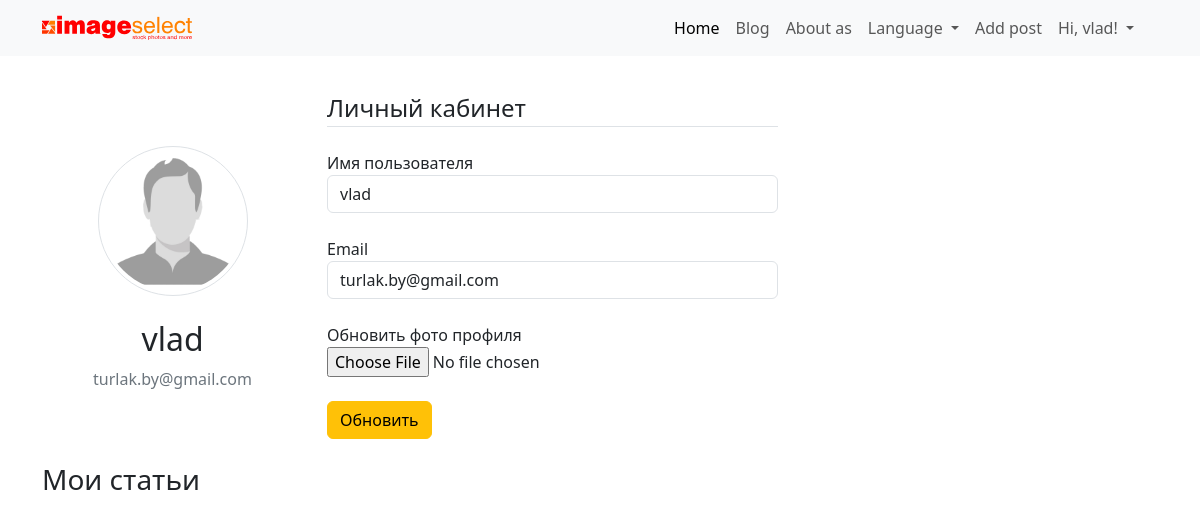
Page /account (signed in) on the committed database.
### flask_blog_portfolio/models.py (models this page shows, shortened)
class User(db.Model, UserMixin):
    id = db.Column(db.Integer, primary_key=True)
    username = db.Column(db.String(20), unique=True, nullable=False)
    email = db.Column(db.String(120), unique=True, nullable=False)
    image_file = db.Column(db.String(20), nullable=False, default='default.png')
    password = db.Column(db.String(60), nullable=False)
    post = db.relationship('Post', backref='author', lazy=True)

### flask_blog_portfolio/users/routes.py (the view)
@users.route("/account", methods=['GET', 'POST'])
@login_required
def account():
    form = UpdateAccountForm()
    if form.validate_on_submit():
        if form.picture.data:
            picture_file = save_picture(form.picture.data)
            current_user.image_file = picture_file
        current_user.username = form.username.data
        current_user.email = form.email.data
        db.session.commit()
        flash('Ваш аккаунт был обновлен!', 'success')
        return redirect(url_for('users.account'))
    elif request.method == 'GET':
        form.username.data = current_user.username
        form.email.data = current_user.email
        page = request.args.get('page', 1, type=int)
        user = User.query.filter_by(username=form.username.data).first_or_404()
        posts = Post.query.filter_by(author=user).order_by(Post.date_posted.desc()).paginate(page=page, per_page=5)
    image_file = url_for('static', filename='profile_pics/' + current_user.image_file)
    return render_template('account.html', title='Аккаунт', image_file=image_file, form=form, posts=posts, user=user)

### flask_blog_portfolio/users/forms.py (shortened to what this page needs)
class UpdateAccountForm(FlaskForm):
    username = StringField('Имя пользователя', validators=[DataRequired(), Length(min=4, max=20)])
    email = StringField('Email', validators=[DataRequired(), Email()])
    picture = FileField('Обновить фото профиля', validators=[FileAllowed(['jpg', 'png'])])
    submit = SubmitField('Обновить')

### flask_blog_portfolio/models.py (called while the page is built)
@login_manager.user_loader
def load_user(user_id):
    return User.query.get(int(user_id))

### flask_blog_portfolio/templates/account.html (shortened to what this page needs)
{% extends "layout.html" %}
{% block body %}
<section class="account">
    <div class="container">
        <div class="row align-items-center">
            <div class="col-3 text-center">
                <div class="media">
                    <img class="rounded-circle img-thumbnail account_img"
                         src="{{ url_for('static', filename='profile_pics/' + current_user.image_file) }}">
                    <div class="media-body">
                        <h2 class="account-heading mt-4">{{ current_user.username }}</h2>
                        <p class="text-secondary">{{ current_user.email }}</p>
                    </div>
                </div>
            </div>
            <div class="col-5">
                <form method="POST" action="" enctype="multipart/form-data">
                    <fieldset class="form-group">
                        <legend class="border-bottom mb-4">Личный кабинет</legend>
                        <div class="form-group mb-4">
                            <div class="account_label">
                                {{ form.username.label(class="form-control-label ") }}
                            </div>
                            {% if form.username.errors %}
                            {{ form.username(class="form-control form-control-lg is-invalid") }}
                            <div class="invalid-feedback">
                                {% for error in form.username.errors %}
                                <span>{{ error }}</span>
                                {% endfor %}
                            </div>
                            {% else %}
                            {{ form.username(class="form-control form-control") }}
                            {% endif %}
                        </div>
                        <div class="form-group mb-4">
                            {{ form.email.label(class="form-control-label") }}
                            {% if form.email.errors %}
                            {{ form.email(class="form-control form-control is-invalid") }}
                            <div class="invalid-feedback">
                                {% for error in form.email.errors %}
                                <span>{{ error }}</span>
                                {% endfor %}
                            </div>
                            {% else %}
                            {{ form.email(class="form-control form-control") }}
                            {% endif %}
                        </div>
                        <div class="form-group mb-4">
                            {{ form.picture.label() }}
                            {{ form.picture(class="form-control-file") }}
                        </div>
                    </fieldset>
                    <div class="form-group mb-4">
                        {{ form.submit(class="btn btn btn-warning") }}
                    </div>
                </form>
            </div>
        </div>
        <div>
            <div class="list-group w-auto mb-4">
                <h3 class="mb-4">Мои статьи</h3>
            </div>
        </div>
    </div>
</section>
{% endblock %}

### flask_blog_portfolio/templates/layout.html (shortened to what this page needs)
<!doctype html>
<html lang="en">
<head>
    <link rel="stylesheet" href="{{ url_for('static', filename='css/bootstrap.min.css') }}">
    <link rel="stylesheet" href="{{ url_for('static', filename='css/main.css') }}">
</head>
<body>
<div class="container">
    <nav class="navbar navbar-expand-lg bg-body-tertiary fixed-top">
        <div class="container-fluid container">
            <a href="/home" class="d-flex align-items-center mb-3 mb-md-0 me-md-auto text-dark text-decoration-none">
                <svg class="bi me-2" width="150" height="30">
                    <use xlink:href="{{ url_for('static', filename='icon/sprite.svg')}}#LOGO 1"></use>
                </svg>
            </a>
            <div class="offcanvas offcanvas-end" tabindex="-1" id="offcanvasNavbar"
                 aria-labelledby="offcanvasNavbarLabel">
                <div class="offcanvas-body">
                    <ul class="navbar-nav justify-content-end flex-grow-1 pe-3">
                        <li class="nav-item">
                            <a class="nav-link active" aria-current="page" href="/home">Home</a>
                        </li>
                        <li class="nav-item">
                            <a class="nav-link" href="{{ url_for('posts.allpost') }}">Blog</a>
                        </li>
                        <li class="nav-item">
                            <a class="nav-link" href="#">About as</a>
                        </li>
                        <li class="nav-item dropdown">
                            <a class="nav-link dropdown-toggle" href="#" role="button" data-bs-toggle="dropdown"
                               aria-expanded="false">
                                Language
                            </a>
                        </li>
                        {% if current_user.is_authenticated %}
                        <li class="nav-item">
                            <a class="nav-item nav-link navigation-links" href="{{ url_for('posts.new_post') }}">Add post</a>
                        </li>
                        <li class="nav-item dropdown">
                            <a class="nav-link dropdown-toggle" href="#" role="button" data-bs-toggle="dropdown"
                               aria-expanded="false">Hi, {{ current_user.username }}!
                            </a>
                        </li>
                        {% endif %}
                    </ul>
                </div>
            </div>
        </div>
    </nav>
</div>
{% block body %}
{% endblock %}
</body>
</html>

### flask_blog_portfolio/static/css/main.css (style rules this page uses)
html { font-family: 'Montserrat', sans-serif;; }
a { text-decoration: none; color: inherit; }
section, .padding_menu { padding-top: 60px; }
.account { padding-top: 90px; }
.account_img { width: 150px; height: 150px; }
.account_label { padding: 10,0, 20, 0; }

### rows in the picture
User: username "vlad", image_file (placeholder picture), email "turlak.by@gmail.com"
